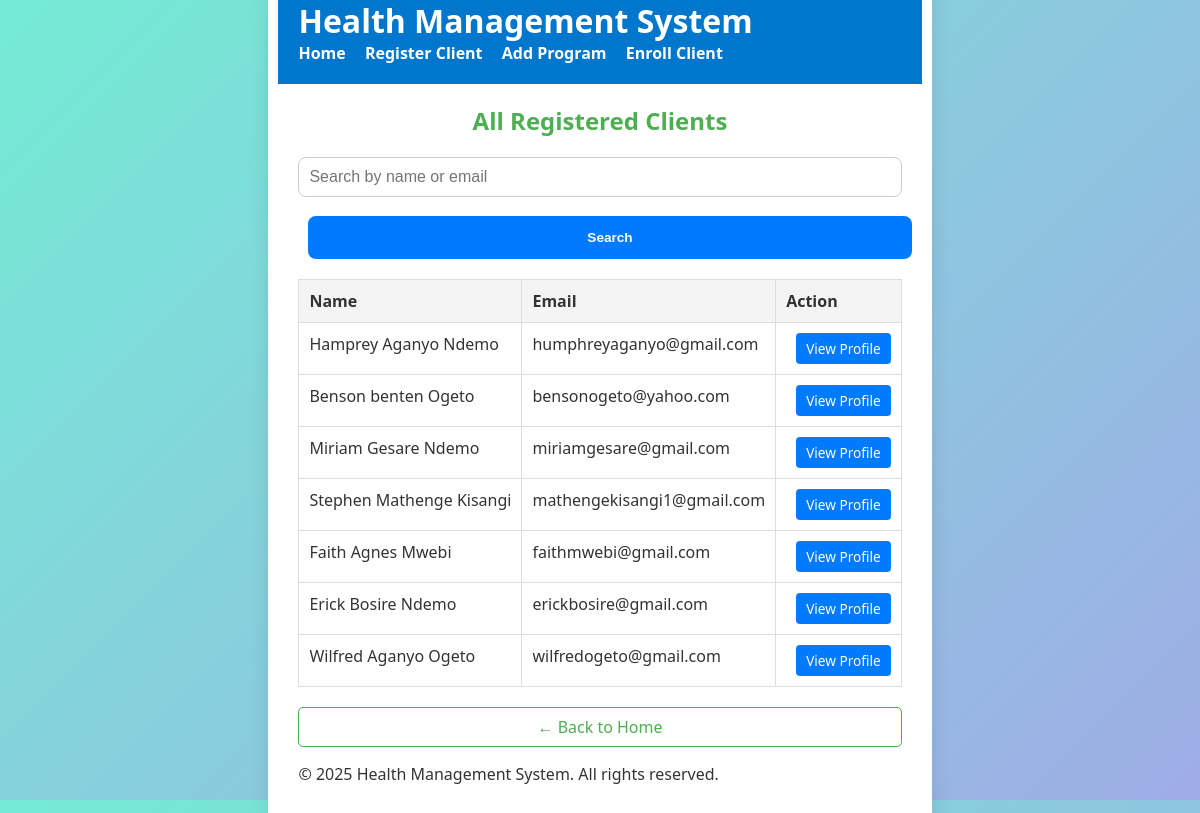
/clients/, run on the app's committed database.
### health_system/models.py (models this page shows, shortened)
class Client(models.Model):
    first_name = models.CharField(max_length=50, blank=True, null=True)
    middle_name = models.CharField(max_length=50, blank=True, null=True)
    last_name = models.CharField(max_length=50, blank=True, null=True)
    age = models.PositiveIntegerField(default=18)
    email = models.EmailField(default="example@example.com", unique=True)
    phone = models.CharField(max_length=20, unique=True)

### health_system/views.py (the view)
# urls.py: path('clients/', views.all_clients, name='all_clients'),
def all_clients(request):
    query = request.GET.get('q')
    if query:
        clients = Client.objects.filter(
            Q(first_name__icontains=query) | Q(last_name__icontains=query)
        )
    else:
        clients = Client.objects.all()
    return render(request, 'core/all_clients.html', {'clients': clients, 'query': query})

### templates/core/all_clients.html
{% extends 'core/base.html' %}
{% block content %}
<h2>All Registered Clients</h2>
<form method="get" action="{% url 'all_clients' %}" class="search-form">
    <input type="search" name="q" placeholder="Search by name or email" value="{{ query|default:'' }}" aria-label="Search Clients">
    <button type="submit" class="btn">Search</button>
</form>
<table class="client-table">
    <thead>
        <tr>
            <th>Name</th>
            <th>Email</th>
            <th>Action</th>
        </tr>
    </thead>
    <tbody>
        {% for client in clients %}
        <tr>
            <td>{{ client.first_name }} {% if client.middle_name %}{{ client.middle_name }}{% endif %} {{ client.last_name }}</td>
            <td>{{ client.email }}</td>
            <td><a href="{% url 'client_profile' client.id %}" class="btn">View Profile</a></td>
        </tr>
        {% empty %}
        <tr>
            <td colspan="3">No clients found.</td>
        </tr>
        {% endfor %}
    </tbody>
</table>
<a href="{% url 'home' %}" class="back-link">← Back to Home</a>
{% endblock %}

### static/core/style.css (style rules this page uses)
body { font-family: 'Segoe UI', sans-serif; background-color: #f0f2f5; margin: 0; padding: 0; }
h2 { color: #0077cc; }
.back-link { display: inline-block; margin-top: 20px; color: #0077cc; text-decoration: none; }
form { margin-bottom: 20px; text-align: center; }
button { padding: 8px 16px; border: none; background-color: #007BFF; color: white; border-radius: 8px; cursor: pointer; }
body { background: linear-gradient(135deg, #74ebd5 0%, #9face6 100%); font-family: 'Segoe UI', sans-serif; display: flex; justify-content: center; align-items: center; height: 100vh; margin: 0; }
h2 { text-align: center; color: #333; margin-bottom: 20px; }
.back-link { display: block; text-align: center; margin-top: 15px; color: #555; text-decoration: none; font-size: 14px; }
.btn { display: inline-block; background-color: #007BFF; color: white; padding: 4px 10px; margin-left: 10px; text-decoration: none; border-radius: 4px; font-size: 0.9em; }
.client-table { width: 100%; border-collapse: collapse; margin-top: 20px; }
.client-table th, .client-table td { border: 1px solid #ddd; padding: 10px; text-align: left; }
.client-table th { background-color: #f4f4f4; }
.btn { background-color: #007BFF; color: white; padding: 6px 12px; border-radius: 4px; text-decoration: none; font-size: 0.9em; }
.search-form { margin-bottom: 15px; }
.back-link { display: inline-block; margin-top: 20px; color: #333; }
.btn { margin-left: 10px; background-color: #007BFF; color: white; padding: 5px 10px; border-radius: 4px; text-decoration: none; font-size: 0.85em; }
.btn { background-color: #007BFF; color: white; padding: 6px 10px; text-decoration: none; border-radius: 4px; font-size: 0.85em; }
h2 { text-align: center; margin-bottom: 1.5rem; }
form { margin-bottom: 20px; }
button { padding: 5px 10px; font-size: 16px; cursor: pointer; }
body { font-family: 'Arial', sans-serif; background-color: #f4f7fa; margin: 0; padding: 0; color: #333; }
.back-link { display: inline-block; margin-top: 20px; font-size: 1rem; text-decoration: none; color: #4CAF50; padding: 8px 15px; border: 1px solid #4CAF50; border-radius: 5px; transition: background-color 0.3s, color 0.3s; }
table { width: 100%; border-collapse: collapse; }
td { padding: 0.7rem; vertical-align: top; }
input, select, textarea { width: 100%; padding: 0.6rem; border: 1px solid #ccc; border-radius: 8px; }
button[type="submit"] { width: 100%; margin-top: 1.2rem; padding: 0.9rem; background-color: #007bff; color: #fff; border: none; font-weight: bold; border-radius: 8px; cursor: pointer; }
.back-link { display: block; margin-top: 1rem; text-align: center; text-decoration: none; color: #007bff; }
body { font-family: 'Segoe UI', sans-serif; background-color: #f4f7fa; margin: 0; padding: 0; color: #333; }
h2 { text-align: center; color: #4CAF50; margin-bottom: 20px; }
input, select, textarea { width: 100%; padding: 10px; border: 1px solid #ccc; border-radius: 8px; font-size: 16px; }
button { background-color: #4CAF50; color: white; padding: 12px 20px; border: none; border-radius: 8px; font-size: 16px; cursor: pointer; transition: background-color 0.3s; }
.back-link { display: block; margin-top: 20px; text-align: center; color: #4CAF50; text-decoration: none; padding: 8px 15px; border: 1px solid #4CAF50; border-radius: 5px; transition: background-color 0.3s, color 0.3s; }
button { background-color: #4CAF50; color: white; padding: 12px 20px; border: none; border-radius: 8px; font-size: 16px; cursor: pointer; transition: background-color 0.3s; margin-top: 20px; }

### data on the page
Client: first_name "Hamprey", middle_name "Aganyo", last_name "Ndemo", email "humphreyaganyo@gmail.com"
Client: first_name "Benson", middle_name "benten", last_name "Ogeto", email "bensonogeto@yahoo.com"
Client: first_name "Miriam", middle_name "Gesare", last_name "Ndemo", email "miriamgesare@gmail.com"
Client: first_name "Stephen", middle_name "Mathenge", last_name "Kisangi", email "mathengekisangi1@gmail.com"
Client: first_name "Faith", middle_name "Agnes", last_name "Mwebi", email "faithmwebi@gmail.com"
Client: first_name "Erick", middle_name "Bosire", last_name "Ndemo", email "erickbosire@gmail.com"
Client: first_name "Wilfred", middle_name "Aganyo", last_name "Ogeto", email "wilfredogeto@gmail.com"
